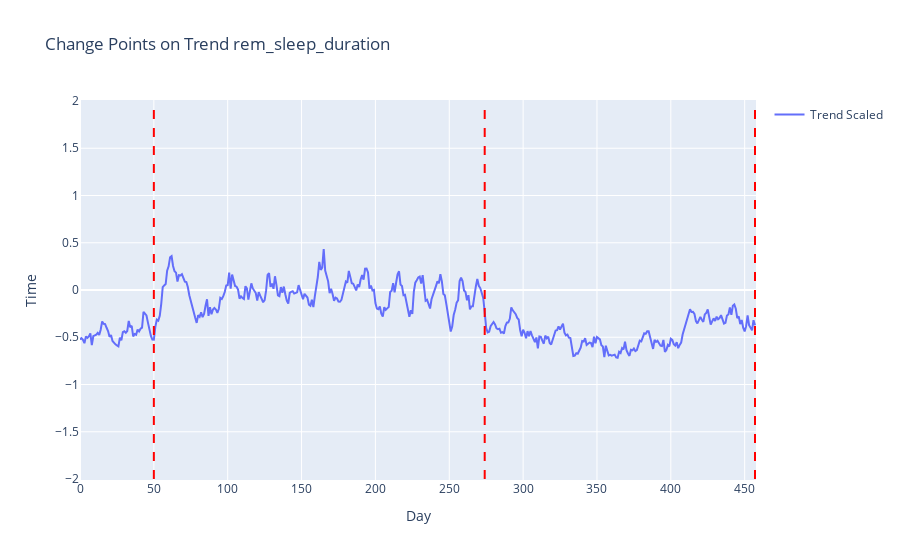
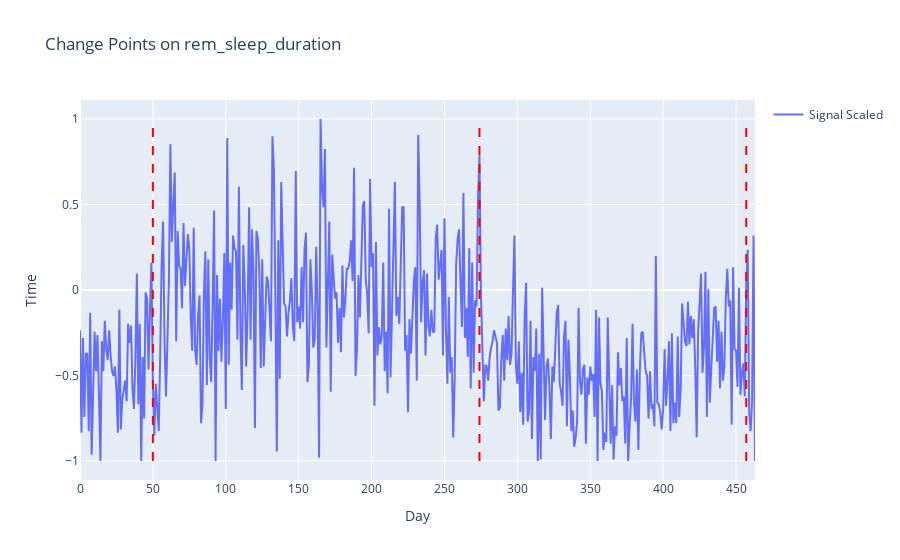

The notebook cell these images were saved under, in order:
### Code cell
anomaly.startTrend(column = 'rem_sleep_duration', penalty = 5, minSize = 30, percentChangePoints=0.7)

### Figure 1 — Plotly figure (JSON) as saved in the notebook; plotly's stock layout.template omitted (floating-point values rounded to 4 significant figures; data arrays with more than 128 entries replaced by an {"elided": "..."} marker saying what was removed)
{"data": [{"mode": "lines", "name": "Trend Scaled", "type": "scatter", "x": {"elided": "458 int values"}, "y": {"elided": "458 float values"}}], "layout": {"shapes": [{"line": {"color": "red", "dash": "dash", "width": 2}, "type": "line", "x0": 50, "x1": 50, "y0": -2, "y1": 2}, {"line": {"color": "red", "dash": "dash", "width": 2}, "type": "line", "x0": 274, "x1": 274, "y0": -2, "y1": 2}, {"line": {"color": "red", "dash": "dash", "width": 2}, "type": "line", "x0": 457, "x1": 457, "y0": -2, "y1": 2}], "showlegend": true, "title": {"text": "Change Points on Trend rem_sleep_duration"}, "xaxis": {"title": {"text": "Day"}}, "yaxis": {"title": {"text": "Time"}}}}

### Figure 2 — Plotly figure (JSON) as saved in the notebook; plotly's stock layout.template omitted (floating-point values rounded to 4 significant figures; data arrays with more than 128 entries replaced by an {"elided": "..."} marker saying what was removed)
{"data": [{"mode": "lines", "name": "Signal Scaled", "type": "scatter", "x": {"elided": "464 int values"}, "y": {"elided": "464 float values"}}], "layout": {"shapes": [{"line": {"color": "red", "dash": "dash", "width": 2}, "type": "line", "x0": 50, "x1": 50, "y0": -1, "y1": 1}, {"line": {"color": "red", "dash": "dash", "width": 2}, "type": "line", "x0": 274, "x1": 274, "y0": -1, "y1": 1}, {"line": {"color": "red", "dash": "dash", "width": 2}, "type": "line", "x0": 457, "x1": 457, "y0": -1, "y1": 1}], "showlegend": true, "title": {"text": "Change Points on rem_sleep_duration"}, "xaxis": {"title": {"text": "Day"}}, "yaxis": {"title": {"text": "Time"}}}}
